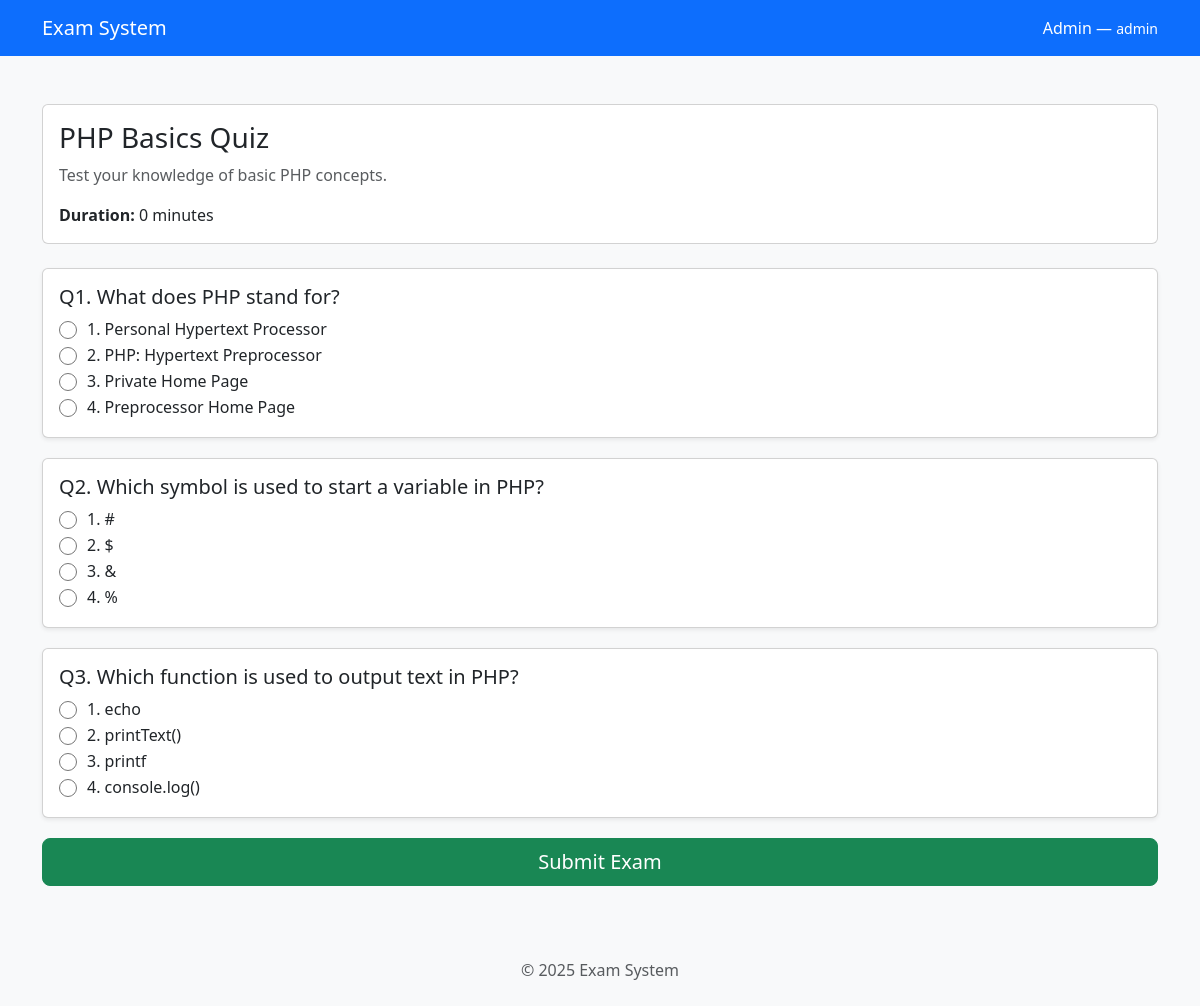
Screenshot of /take_exam.php?id=1 (signed in) with the database file from the repository.
### tables this page shows
CREATE TABLE IF NOT EXISTS `users` (
  `id` int NOT NULL AUTO_INCREMENT,
  `name` varchar(100) NOT NULL,
  `email` varchar(150) NOT NULL,
  `password` varchar(255) NOT NULL,
  `role` enum('student','admin') DEFAULT 'student',
  `created_at` timestamp NULL DEFAULT CURRENT_TIMESTAMP,
  PRIMARY KEY (`id`),
  UNIQUE KEY `email` (`email`)
);

CREATE TABLE IF NOT EXISTS `exams` (
  `id` int NOT NULL AUTO_INCREMENT,
  `title` varchar(255) NOT NULL,
  `description` text,
  `duration` int NOT NULL,
  `created_at` timestamp NULL DEFAULT CURRENT_TIMESTAMP,
  PRIMARY KEY (`id`)
);

CREATE TABLE IF NOT EXISTS `questions` (
  `id` int NOT NULL AUTO_INCREMENT,
  `exam_id` int NOT NULL,
  `question_text` text NOT NULL,
  `created_at` timestamp NULL DEFAULT CURRENT_TIMESTAMP,
  PRIMARY KEY (`id`),
  KEY `exam_id` (`exam_id`)
);

CREATE TABLE IF NOT EXISTS `options` (
  `id` int NOT NULL AUTO_INCREMENT,
  `question_id` int NOT NULL,
  `option_text` varchar(255) NOT NULL,
  `is_correct` tinyint(1) DEFAULT '0',
  PRIMARY KEY (`id`),
  KEY `question_id` (`question_id`)
);

### classes/User.php (called while the page is built, shortened)
<?php
class User
{
    private string $name;
    private string $role;
    public function __construct(array $data = [])
    {
        $this->name       = $data['name'] ?? '';
        $this->role       = $data['role'] ?? 'student';
    }
    public static function findById(int $id): ?self
    {
        $db = Database::getInstance()->getConnection();
        $stmt = $db->prepare("SELECT * FROM users WHERE id = :id LIMIT 1");
        $stmt->execute([':id' => $id]);
        $row = $stmt->fetch(PDO::FETCH_ASSOC);
        return $row ? new self($row) : null;
    }
    public function getName(): string
    {
        return $this->name;
    }
    public function getRole(): string
    {
        return $this->role;
    }
}

### classes/Auth.php (called while the page is built, shortened)
<?php
require_once __DIR__ . '/User.php';
class Auth
{
    private static ?Auth $instance = null;
    private ?User $currentUser = null;
    private function __construct()
    {
        if (isset($_SESSION['user_id'])) {
            $this->currentUser = User::findById($_SESSION['user_id']);
        }
    }
    public static function getInstance(): Auth
    {
        if (self::$instance === null) {
            self::$instance = new Auth();
        }
        return self::$instance;
    }
    public function user(): ?User
    {
        return $this->currentUser;
    }
}

### classes/Exam.php (called while the page is built, shortened)
<?php
class Exam
{
    private $title;
    private $description;
    private $duration;
    public function __construct(array $data = [])
    {
        $this->title       = $data['title'] ?? '';
        $this->description = $data['description'] ?? '';
        $this->duration    = $data['duration'] ?? 0;
    }
    public static function findById(int $id): ?self
    {
        $db = Database::getInstance()->getConnection();
        $stmt = $db->prepare("SELECT * FROM exams WHERE id = :id LIMIT 1");
        $stmt->execute([':id' => $id]);
        $row = $stmt->fetch(PDO::FETCH_ASSOC);
        return $row ? new self($row) : null;
    }
    public function getTitle(): string
    {
        return (string)$this->title;
    }
    public function getDescription(): string
    {
        return (string)$this->description;
    }
    public function getDuration(): int
    {
        return (int)$this->duration;
    }
}

### classes/Question.php (called while the page is built, shortened)
<?php
class Question
{
    private $id;
    private $question_text;
    private $options = [];
    public function __construct($row)
    {
        $this->id = $row['id'] ?? null;
        $this->question_text = $row['question_text'] ?? '';
    }
    public function getId()
    {
        return $this->id;
    }
    public function getText()
    {
        return $this->question_text;
    }
    public function getOptions()
    {
        return $this->options;
    }
    public static function getByExam($exam_id)
    {
        $db = Database::getInstance()->getConnection();
        $stmt = $db->prepare("SELECT * FROM questions WHERE exam_id = ? ORDER BY id ASC");
        $stmt->execute([$exam_id]);
        $rows = $stmt->fetchAll(PDO::FETCH_ASSOC);
        $questions = [];
        foreach ($rows as $row) {
            $q = new self($row);
            $q->options = self::fetchOptionsByQuestionId($q->id);
            $questions[] = $q;
        }
        return $questions;
    }
    private static function fetchOptionsByQuestionId($question_id)
    {
        $db = Database::getInstance()->getConnection();
        $stmt = $db->prepare("SELECT * FROM options WHERE question_id = ? ORDER BY id ASC");
        $stmt->execute([$question_id]);
        return $stmt->fetchAll(PDO::FETCH_ASSOC);
    }
}

### public/take_exam.php (the view, shortened to what this page needs)
<?php
require_once __DIR__ . '/../classes/Auth.php';
require_once __DIR__ . '/../classes/Exam.php';
require_once __DIR__ . '/../classes/Question.php';
$auth = Auth::getInstance();
$exam_id = isset($_GET['id']) ? (int)$_GET['id'] : (isset($_GET['exam_id']) ? (int)$_GET['exam_id'] : null);
$exam = Exam::findById($exam_id);
?>
<?php
$questions = Question::getByExam($exam_id);
?>
<!DOCTYPE html>
<html lang="en">
<head>
    <link href="https://cdn.jsdelivr.net/npm/bootstrap@5.3.0/dist/css/bootstrap.min.css" rel="stylesheet">
</head>
<body class="bg-light">
    <nav class="navbar navbar-expand-lg navbar-dark bg-primary">
        <div class="container">
            <a class="navbar-brand" href="dashboard.php">Exam System</a>
            <div class="ms-auto text-white">
                <?= htmlspecialchars($auth->user()->getName()) ?> —
                <small><?= htmlspecialchars($auth->user()->getRole()) ?></small>
            </div>
        </div>
    </nav>
    <main class="container my-5">
        <div class="card mb-4">
            <div class="card-body">
                <h3 class="card-title"><?= htmlspecialchars($exam->getTitle()) ?></h3>
                <p class="card-text text-muted"><?= htmlspecialchars($exam->getDescription()) ?></p>
                <p class="mb-0"><strong>Duration:</strong> <?= (int)$exam->getDuration() ?> minutes</p>
            </div>
        </div>
        <?php if (empty($questions)): ?>
        <div class="alert alert-info">There are no questions for this exam yet.</div>
        <?php else: ?>
        <form method="post" action="submit_exam.php">
            <?php foreach ($questions as $index => $q): ?>
            <div class="card question-card shadow-sm">
                <div class="card-body">
                    <h5>Q<?= $index + 1 ?>. <?= htmlspecialchars($q->getText()) ?></h5>
                    <?php $options = $q->getOptions(); ?>
                    <?php if (!empty($options)): ?>
                    <?php foreach ($options as $optIndex => $opt): ?>
                    <div class="form-check">
                        <input class="form-check-input" type="radio" name="answers[<?= (int)$q->getId() ?>]"
                            id="opt_<?= (int)$opt['id'] ?>" value="<?= (int)$opt['id'] ?>" required>
                        <label class="form-check-label" for="opt_<?= (int)$opt['id'] ?>">
                            <?= ($optIndex + 1) ?>. <?= htmlspecialchars($opt['option_text']) ?>
                        </label>
                    </div>
                    <?php endforeach; ?>
                    <?php else: ?>
                    <p class="text-muted">No options available for this question.</p>
                    <?php endif; ?>
                </div>
            </div>
            <?php endforeach; ?>
            <button class="btn btn-success btn-lg w-100" type="submit">Submit Exam</button>
        </form>
        <?php endif; ?>
    </main>
    <footer class="text-center py-4 text-muted">
        &copy; <?= date('Y') ?> Exam System
    </footer>
</body>
</html>

### public/take_exam.php (style rules this page uses)
.question-card { margin-bottom: 1.25rem; }
.form-check-input[type="radio"] { appearance: auto !important; -webkit-appearance: auto !important; -moz-appearance: auto !important; width: 18px; height: 18px; margin-right: 10px; cursor: pointer; }
.form-check-label { font-size: 1rem; cursor: pointer; }

### rows the page displays
users: name "Admin", role "admin"
exams: title "PHP Basics Quiz", description "Test your knowledge of basic PHP concepts.", duration "0"
questions: question_text "What does PHP stand for?"
options: option_text "Personal Hypertext Processor"
options: option_text "PHP: Hypertext Preprocessor"
options: option_text "Private Home Page"
options: option_text "Preprocessor Home Page"
questions: question_text "Which symbol is used to start a variable in PHP?"
options: option_text "#"
options: option_text "$"
options: option_text "&"
options: option_text "%"
questions: question_text "Which function is used to output text in PHP?"
options: option_text "echo"
options: option_text "printText()"
options: option_text "printf"
options: option_text "console.log()"
